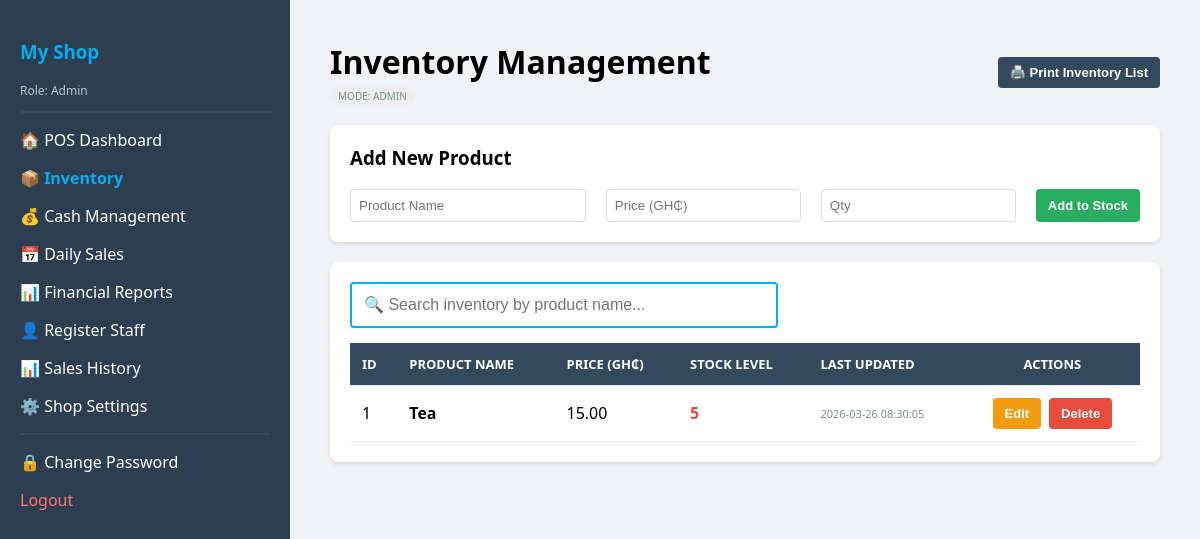
Before: /inventory (signed in) with the older database file.
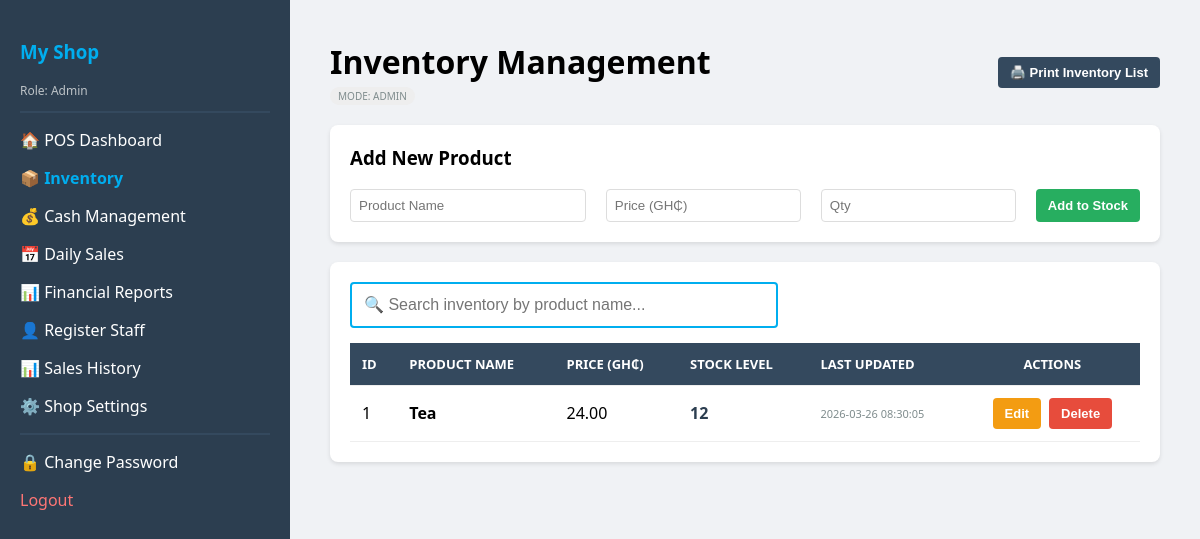
After: the same page with the newer database file.
### tables this page shows
CREATE TABLE products (
            id INTEGER PRIMARY KEY AUTOINCREMENT, 
            name TEXT NOT NULL,
            category TEXT DEFAULT 'General', 
            sell_price REAL NOT NULL, 
            quantity INTEGER NOT NULL CHECK(quantity >= 0),
            is_active INTEGER DEFAULT 1,
            min_stock_level INTEGER DEFAULT 5,
            date_added DATETIME DEFAULT (strftime('%Y-%m-%d %H:%M:%S', 'now')));

### app.py (the view)
@app.route("/inventory")
@login_required
def inventory():
    db = get_db()
    products = db.execute("SELECT *, (quantity <= min_stock_level) as is_low FROM products").fetchall()
    total_val = sum(p['sell_price'] * p['quantity'] for p in products)
    return render_template("inventory.html", products=products, total_value=total_val)

### app.py (called while the page is built)
def get_db():
    if 'db' not in g:
        g.db = sqlite3.connect(DATABASE)
        g.db.row_factory = sqlite3.Row
        g.db.execute("PRAGMA foreign_keys = ON")
    return g.db

@app.teardown_appcontext
def close_connection(exception):
    db = g.pop('db', None)
    if db is not None:
        db.close()

def login_required(f):
    @wraps(f)
    def decorated_function(*args, **kwargs):
        if 'user' not in session:
            return redirect(url_for('login'))
        return f(*args, **kwargs)
    return decorated_function

@app.context_processor
def inject_shop():
    db = get_db()
    shop_data = db.execute("SELECT * FROM shop_settings WHERE id = 1").fetchone()
    return dict(shop=shop_data)

### templates/inventory.html (shortened to what the changed rows need)
<!DOCTYPE html>
<html>
<head>
</head>
<body>
    <div class="main">
        <div style="display: flex; justify-content: space-between; align-items: center; margin-bottom: 20px;">
            <div>
                <h1 style="margin: 0;">Inventory Management</h1>
            </div>
        </div>
        <div class="card">
            <table id="inventoryTable">
                <thead>
                    <tr>
                        <th>ID</th>
                        <th>Product Name</th>
                        <th>Price ({{ shop.currency }})</th>
                        <th>Stock Level</th>
                        <th>Last Updated</th>
                        {% if session['role'] == 'Admin' %}<th style="text-align: center;">Actions</th>{% endif %}
                    </tr>
                </thead>
                <tbody>
                    {% for product in products %}
                    <tr class="product-row">
                        <td>{{ product.id }}</td>
                        <td class="product-name"><strong>{{ product.name }}</strong></td>
                        <td>{{ "{:.2f}".format(product.sell_price) }}</td>
                        <td>
                            <span style="font-weight: bold; color: {{ '#e74c3c' if product.quantity <= 5 else '#2c3e50' }}">
                                {{ product.quantity }}
                            </span>
                        </td>
                        <td class="timestamp">{{ product.date_added }}</td>
                        {% if session['role'] == 'Admin' %}
                        <td>
                            <div style="display: flex; gap: 8px; justify-content: center;">
                                <button class="btn bg-orange" onclick="editProduct('{{ product.id }}', '{{ product.name }}', '{{ product.sell_price }}', '{{ product.quantity }}')">Edit</button>
                                <form action="/delete_product/{{ product.id }}" method="POST" onsubmit="return confirm('Are you sure? This cannot be undone.');">
                                    <button type="submit" class="btn bg-red">Delete</button>
                                </form>
                            </div>
                        </td>
                        {% endif %}
                    </tr>
                    {% endfor %}
                </tbody>
            </table>
        </div>
    </div>
</body>
</html>

Changed rows visible on the page:
changed products "Tea": sell_price "15.00" → "24.00"; quantity "5" → "12"
